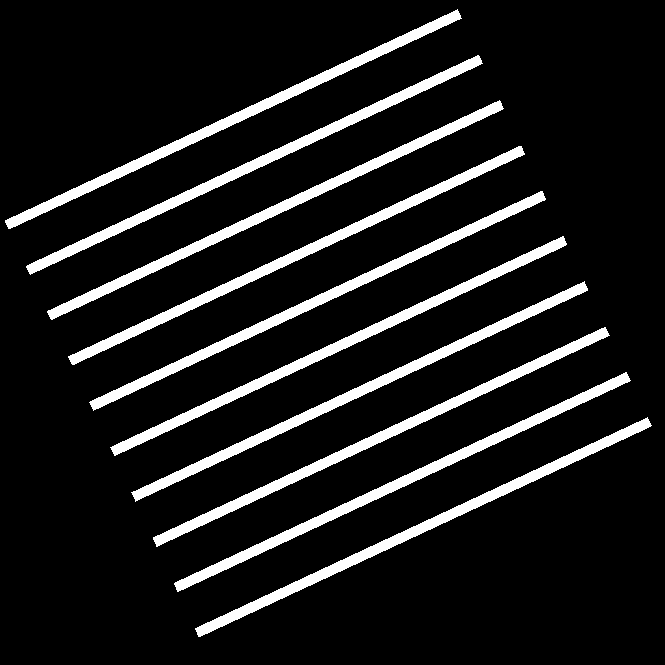
%> input picture Lab4/Image1a.tif, 665 x 665 px
$ octave Lab4.m   (GNU Octave 9; MATLAB toolbox functions it lacks are replaced by stand-ins)
%> lines starting %> are read from the running program, lines starting %| are printed output that depends on the picture; in (x1, y1, x2, y2) boxes, pixels count from 0 and x2, y2 are one past the last pixel; in counts of white or black regions, pixels touching at a corner belong together; the program's own positions count from 1
%% Hough Transform

Image1a = imread("Image1a.tif");
%> Image1a: size 665x665 logical; 11.3% white; 10 white regions, largest, box (x1, y1, x2, y2) and area: (153, 327, 610, 547) 5002, (47, 100, 504, 320) 5001, (89, 191, 546, 411) 5001
[H1, teta1, ro1] = hough(Image1a,"RhoResolution",5,"Theta",-90:0.5:89.5);
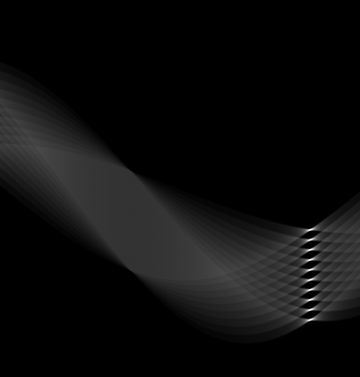
%> H1: size 377x360 double; min 0, max 2502, mean 132.6; drawn with min black and max white
%> teta1 = 360 values from -90 to 89.5; ro1 = 377 values from -940 to 940
figure;
imshow(Image1a)


% Prep 1:
H1_min = min(H1(:));
%> H1_min = 0
H1_max = max(H1(:));
%> H1_max = 2502
T_H1 = H1 - H1_min;
N_H1 = H1_max - H1_min;
%> N_H1 = 2502
kvot1 = T_H1 / N_H1;
K = 1;

H1_Image = kvot1 .* K;
figure;
imshow(H1_Image);
imwrite(H1_Image, 'H1.tif')

% Prep 2: Written in document

% Prep 3:
[r1,t1] = find(H1==max(H1(:)));
%> r1 = [240; 260]; t1 = [311; 311]
maxAngle = teta1(t1);
%> maxAngle = [65 65]
distH1 = ro1(r1);
%> distH1 = [255 355]

% Prep 4: Written in document

% Prep 5:
Image1a_rotated = imrotate(Image1a,-25,"bicubic");
%> Image1a_rotated: size 884x884 logical; 6.4% white; 10 white regions, largest, box (x1, y1, x2, y2) and area: (192, 202, 692, 212) 5000, (192, 252, 692, 262) 5000, (192, 302, 692, 312) 5000
figure;
imshow(Image1a_rotated);
imwrite(Image1a_rotated,'Image1a_rotated.tif');

% Prep 6:
Image1b = imread("Image1b.tif");
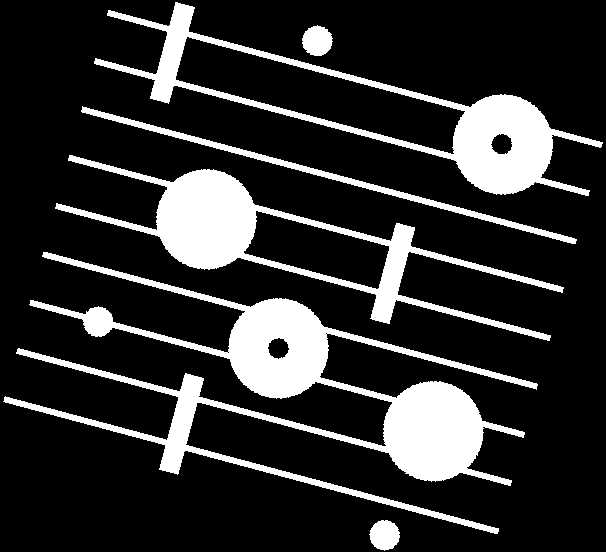
%> input picture Lab4/Image1b.tif, 606 x 552 px
%> Image1b: size 552x606 logical; 18.4% white; 6 white regions, box (x1, y1, x2, y2) and area: (3, 252, 538, 534) 27933, (55, 155, 564, 341) 14730, (94, 2, 603, 196) 14415, (81, 106, 577, 244) 3072, (302, 25, 333, 56) 719, (369, 520, 400, 551) 715

[H2, teta2, ro2] = hough(Image1b,"RhoResolution",5,"Theta",-90:0.5:89.5);
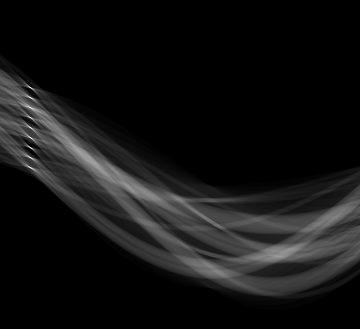
%> H2: size 329x360 double; min 0, max 2435, mean 187.2; drawn with min black and max white
%> teta2 = 360 values from -90 to 89.5; ro2 = 329 values from -820 to 820
figure;
imshow(Image1b)

H2_min = min(H2(:));
%> H2_min = 0
H2_max = max(H2(:));
%> H2_max = 2435
T_H2 = H2 - H2_min;
N_H2 = H2_max - H2_min;
%> N_H2 = 2435
kvot2 = T_H2 / N_H2;

H2_Image = kvot2 .* K;
figure;
imshow(H2_Image);
imwrite(H2_Image,'H2Image.tif');

[r2,t2] = find(H2==max(H2(:)));
%> r2 = 108; t2 = 31
maxAngle2 = teta2(t2);
%> maxAngle2 = -75

% Prep 7:
Image1b_rotated = imrotate(Image1b,15,"bicubic");
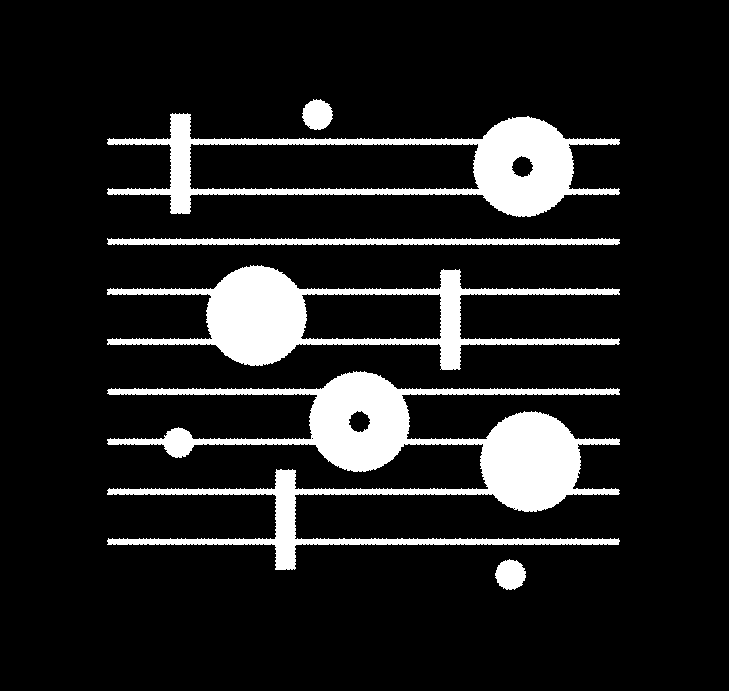
%> Image1b_rotated: size 691x729 logical; 12.2% white; 6 white regions, box (x1, y1, x2, y2) and area: (107, 371, 620, 570) 27947, (107, 265, 620, 370) 14744, (107, 113, 620, 217) 14434, (107, 238, 620, 245) 3070, (302, 99, 333, 130) 720, (495, 559, 526, 590) 717
figure;
imshow(Image1b_rotated);
imwrite(Image1b_rotated,'Image1b_rotated.tif');

%% Morphology
% Prep 9:
Image1c = imread('Image1c.tif');
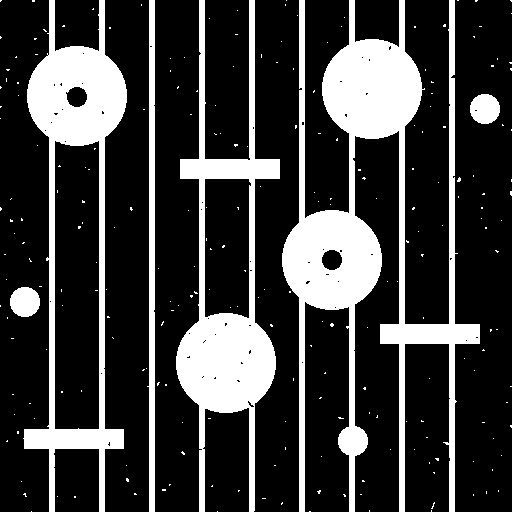
%> input picture Lab4/Image1c.tif, 512 x 512 px
%> Image1c: size 512x512 logical; 23.7% white; 236 white regions (230 under 20 px), largest, box (x1, y1, x2, y2) and area: (282, 0, 480, 512) 27877, (176, 0, 280, 512) 14655, (23, 0, 127, 512) 14391, (147, 0, 155, 512) 3069, (10, 287, 40, 317) 717, (470, 94, 500, 124) 714
SE1 = strel('disk', 3);

Image1c_1 = imopen(Image1c, SE1);
%> Image1c_1: size 512x512 logical; 23.3% white; 17 white regions, largest, box (x1, y1, x2, y2) and area: (282, 0, 480, 512) 24627, (24, 0, 127, 512) 14334, (176, 210, 276, 449) 8996
Image1c_2 = imclose(Image1c_1, SE1);
%> Image1c_2: size 512x512 logical; 23.4% white; 6 white regions, box (x1, y1, x2, y2) and area: (282, 0, 480, 512) 27884, (176, 0, 280, 512) 14685, (24, 0, 127, 512) 14396, (149, 0, 155, 512) 3066, (10, 287, 40, 317) 717, (470, 94, 500, 124) 716

% figure;
% imshow(Image1c_2);
% imwrite(Image1c_2,'Image1c_2.tif');

% Prep 10:
SE2 = strel('line', 6, 0);
Image1c_clean = imopen(Image1c_2, SE2);
%> Image1c_clean: size 512x512 logical; 15.1% white; 11 white regions, largest, box (x1, y1, x2, y2) and area: (322, 39, 422, 139) 7970, (176, 313, 276, 413) 7958, (282, 210, 382, 310) 7641
% figure;
% imshow(Image1c_clean)
% imwrite(Image1c_clean, 'Image1c_clean.tif');

% Prep 11:
% a)
SE3 = strel('disk',11);
Image1c_3 = imopen(Image1c_clean, SE3);
%> Image1c_3: size 512x512 logical; 13.5% white; 13 white regions, largest, box (x1, y1, x2, y2) and area: (322, 39, 422, 139) 7902, (176, 313, 276, 413) 7884, (282, 210, 382, 310) 7573
% figure;
% imshow(Image1c_3);

% b)
MN = [15 100];
SE4 = strel('rectangle', MN);
Image1c_4 = imopen(Image1c_clean, SE4);
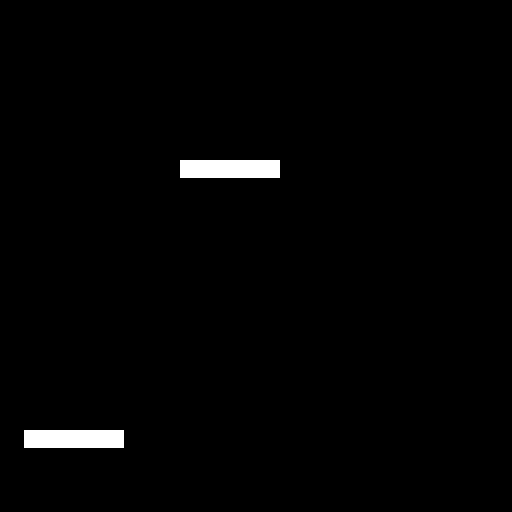
%> Image1c_4: size 512x512 logical; 1.4% white; 2 white regions, box (x1, y1, x2, y2) and area: (180, 160, 280, 178) 1800, (24, 430, 124, 448) 1800
% figure;
% imshow(Image1c_4);

% c)
SE5 = strel("disk", 18, 0);
Image1c_5 = imopen(Image1c_clean, SE5);
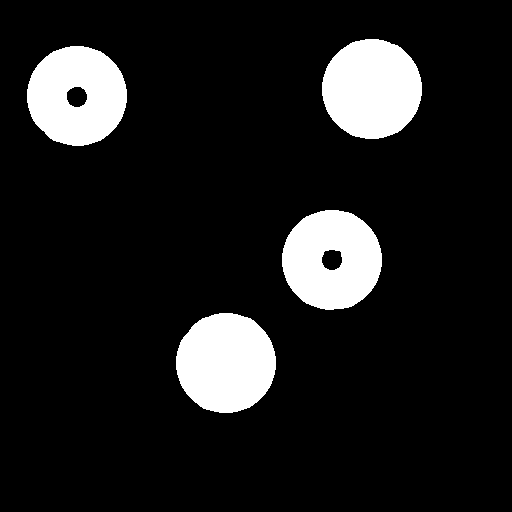
%> Image1c_5: size 512x512 logical; 11.7% white; 4 white regions, box (x1, y1, x2, y2) and area: (322, 39, 422, 139) 7868, (176, 313, 276, 413) 7860, (282, 210, 382, 310) 7539, (27, 46, 127, 146) 7522
% figure;
% imshow(Image1c_5);

% d)
% Prep 12: Extrahera gränser och skapa RGB-bild

% Extrahera storlek på RGB-bilden
%> (the run ends here)
